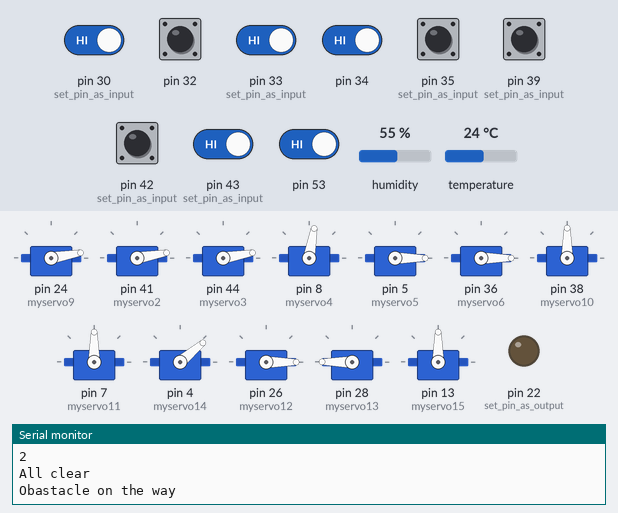
Recording of a sketch running on a simulated Arduino Mega 2560, built with avr-gcc and run on an emulated ATmega2560. Shown: 12 × servo, output pins drawn as LEDs (lit = HIGH), the last lines printed to the serial monitor. Wiring (inferred from the names in the program): 2 × IR receiver: data pin 45 / data pin 49. The test bench sets the inputs (shaded band); at power-on: pin 30 (set_pin_as_input), pin 32, pin 33 (set_pin_as_input), pin 34, pin 39 (set_pin_as_input), pin 43 (set_pin_as_input), pin 53 HIGH, pin 35 (set_pin_as_input), pin 42 (set_pin_as_input) LOW, humidity 55 %, temperature 24 °C.

Above: at 1.2 s.
1.3 s: pin 34 driven LOW
At 8.5 s:
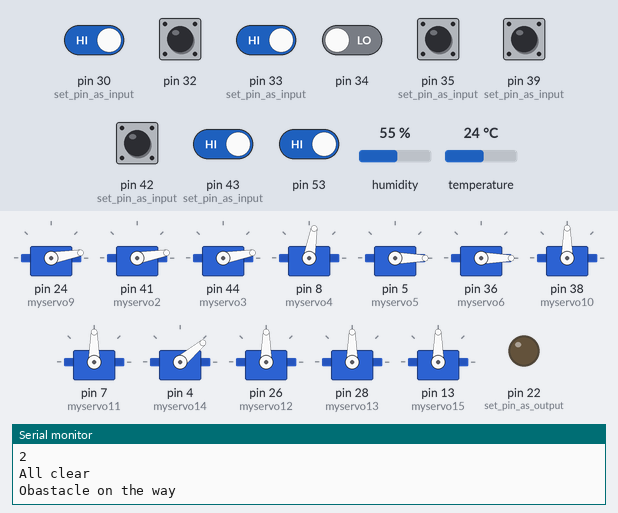
8.8 s: pin 53 driven LOW
At 13.9 s:
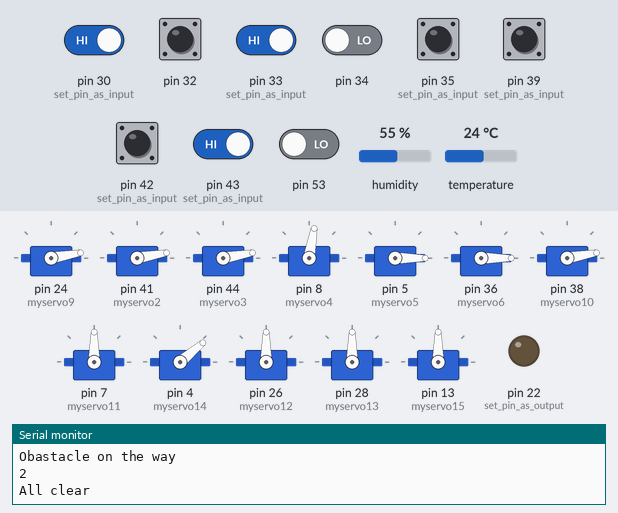
14.6 s: pin 53 driven HIGH
18.1 s: pin 34 driven HIGH
At 21.1 s:
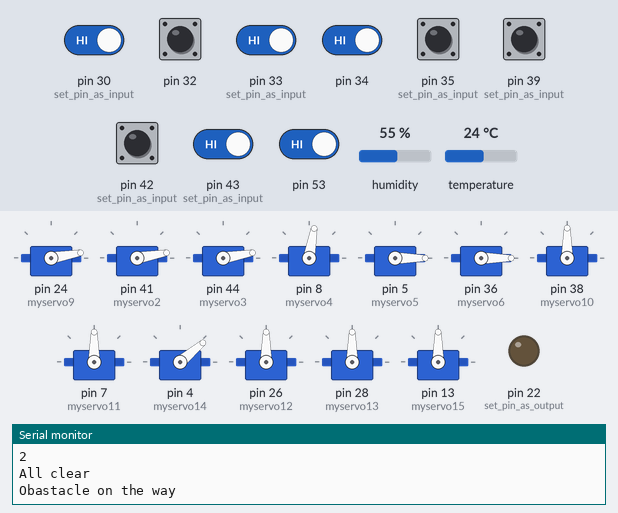
21.9 s: pin 30 (set_pin_as_input) driven LOW and pin 33 (set_pin_as_input) driven LOW
At 27.7 s:
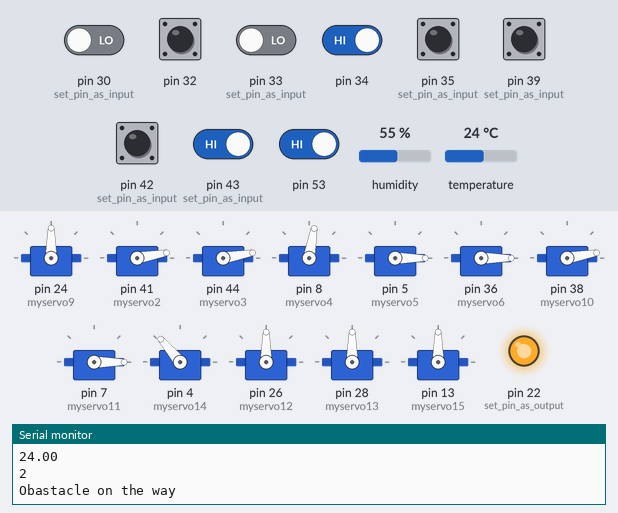
32.2 s: pin 43 (set_pin_as_input) driven LOW
At 39.0 s:
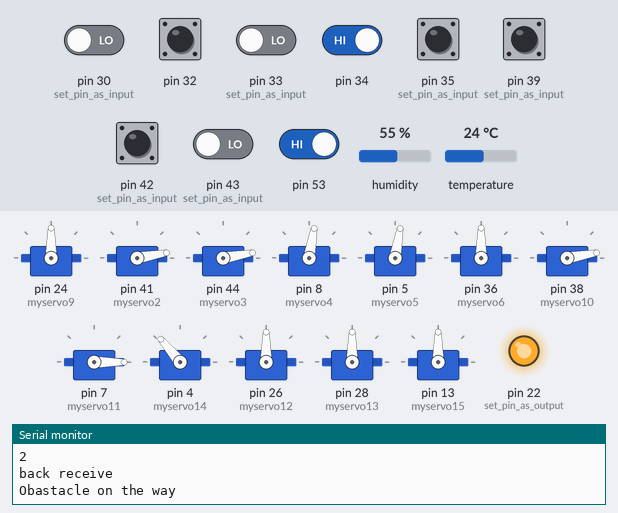
Timing chart, 0 to 43.0 s (numbered marks = the images above; inputs shaded):
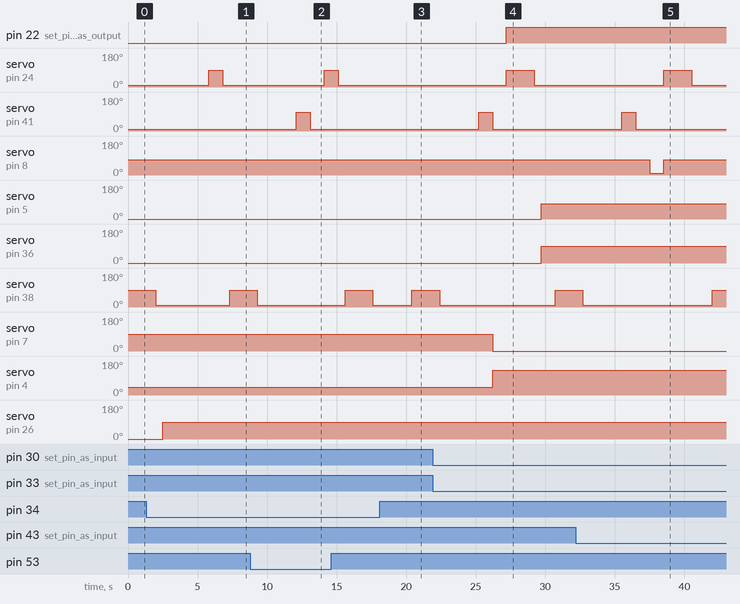

Measured:
- after the input at 1.3 s, servo on pin 24 (myservo9): 10° → 90° after 4.5 s, → 10° 1.0 s later
- after the input at 8.8 s, servo on pin 41 (myservo2): 10° → 100° after 3.3 s, → 10° 1.0 s later
- after the input at 18.1 s, servo on pin 24 (myservo9): stays 10° (without the input it goes to 90° after 3.3 s); servo on pin 38 (myservo10): 10° → 90° after 2.3 s
- after the input at 21.9 s, pin 22 (set_pin_as_output): LOW → HIGH after 5.3 s; servo on pin 24 (myservo9): 10° → 90° after 5.3 s, → 10° 2.0 s later; servo on pin 41 (myservo2): 10° → 100° after 3.3 s, → 10° 1.0 s later; servo on pin 5 (myservo5): 0° → 80° after 7.8 s; servo on pin 36 (myservo6): 0° → 90° after 7.8 s
- after the input at 32.2 s, servo on pin 8 (myservo4): 80° → 10° after 5.3 s, → 80° 1.0 s later

The sketch:

Arduino_due.ino
```cpp
/*
 Name:    Arduino_due.ino
 Created: 06/04/2021 10:25:01 AM
 Author:  Shalini Pandurangan
*/
#include <Servo.h>
#include "DHT.h"
#include <SPI.h>
#include <MFRC522.h>

//#define SS_PIN 10
//#define RST_PIN 9


#define DHTPIN 2
#define DHTTYPE DHT22   // DHT 22  (AM2302)
DHT dht(DHTPIN, DHTTYPE); //// Initialize DHT sensor for normal 16mhz Arduino

Servo myservo;  // create servo object to control a servo
Servo myservo1;
Servo myservo2;
Servo myservo3;
Servo myservo4;
Servo myservo5;
Servo myservo6;
//Servo myservo7;
//Servo myservo8;
Servo myservo9;
Servo myservo10;
Servo myservo11;
Servo myservo12;
Servo myservo13;
Servo myservo14;
Servo myservo15;
Servo myservo16;
Servo myservo17;
Servo myservo18;
Servo myservo19;


//MFRC522 mfrc522(SS_PIN, RST_PIN);   // Create MFRC522 instance.

int val = 10;
float hum;
float temp;

void setup() {
  Serial.begin(9600);
  dht.begin();
  SPI.begin();
//  mfrc522.PCD_Init();
  pinMode(33, INPUT);// set pin as input
  pinMode(53, INPUT);
  pinMode(39, INPUT);// set pin as input
  pinMode(49, INPUT);
  pinMode(43, INPUT);// set pin as input
  pinMode(45, INPUT);
  pinMode(30, INPUT);// set pin as input
  pinMode(34, INPUT);
  pinMode(42, INPUT);// set pin as input
  pinMode(32, INPUT);
  pinMode(35, INPUT);// set pin as input
//  pinMode(52, INPUT);
//  pinMode(37, INPUT);
  pinMode(22, OUTPUT);// set pin as output
  myservo3.write(10);
  myservo4.write(10);
//  myservo.write(22);
//  myservo1.write(24);
  myservo2.write(10);
  myservo9.attach(10);
  myservo2.attach(41); //ROOM 1
  myservo3.attach(44); //ROOM 2
  myservo4.write(80);
  myservo4.attach(8); // ROOM 3
  myservo5.write(0);
  myservo6.write(0);
  myservo5.attach(5);
  myservo6.attach(36);
//  // myservo7.attach();
//  myservo8.attach(50);
  myservo9.write(10);//ROOM4
  myservo9.attach(24);//change
  myservo10.write(10);
  myservo10.attach(38);//ROOM5
  myservo11.write(90);
  myservo14.write(40);
  myservo11.attach(7);//change
  myservo14.attach(4);
  myservo12.write(0);
  myservo13.write(190);
  myservo12.attach(26);// change
  myservo13.attach(28);
//myservo5.attach(2);
  myservo.write(46);
  myservo15.write(90);//new
  myservo18.write(90);//new
  myservo16.write(0);//new
  myservo17.write(180);
  myservo15.attach(13);//new
  myservo16.attach(12);//new
  myservo17.attach(11);//new
  myservo18.attach(10);//new
  myservo19.write(0);//new
  myservo19.attach(6);//new
}

void loop() {
//  Written for Robojax on Dec 28, 2017
  int detect = digitalRead(53);//back_IR_1
  int detect1 = digitalRead(33);//front_IR_1
  int detect2 = digitalRead(39);//back_IR_2
  int detect3 = digitalRead(49);//front_IR_2
  int detect4 = digitalRead(43);//back_IR_3
  int detect5 = digitalRead(45);//front_IR_3
  int detect6 = digitalRead(30);//front_IR_4
  int detect7 = digitalRead(34);//back_IR_4
  int detect8 = digitalRead(42);//front_IR_5
  int detect9 = digitalRead(32);//back_IR_5
  int detect10 = digitalRead(35);//garage
//  int detect10 = digitalRead(35);//front_IR_garage_from_house
//  int detect11 = digitalRead(37);//back_IR_garage_from_house

  if (detect1 == LOW) {
    hum = dht.readHumidity();
    temp= dht.readTemperature();
    Serial.println("1"); // ROOM 1


    myservo2.write(100);
    delay(1000);
    myservo2.write(10);
    myservo11.write(0);//change
    myservo14.write(130);
    delay(1000);
    if(hum > 23 || temp > 20 ){
      Serial.println("humidity");
      Serial.println(hum);
      Serial.println("Temperature");
      Serial.println(temp);
      digitalWrite(22, HIGH);
    }
   }
  else {

//    Serial.println("1");
    if (detect == LOW) {
      digitalWrite(22, LOW);
      myservo2.write(100);
      delay(1000);
      myservo2.write(10);
      myservo11.write(90);
      myservo14.write(40);
    }
  }

  if (detect3 == LOW) {
    Serial.println("2"); // ROOM 2
    myservo3.write(80);
    delay(1000);
    myservo3.write(10);
    delay(500);
    myservo15.write(0);//new
    myservo18.write(180);//new
   }
  else {

    Serial.println("2");
    if (detect2 == LOW) {
      myservo3.write(80);
      delay(1000);
      myservo3.write(10);
      myservo15.write(90);//new
      myservo18.write(90);//new
    }
  }

  if (detect5 == LOW) {
    Serial.println("frnt_receve"); // ROOM 3
    myservo4.write(10);
    delay(1000);
    myservo4.write(80);
    myservo16.write(90);//new
    myservo17.write(90);
   }
  else {

    if (detect4 == LOW) {
      Serial.println("back receive");
      myservo4.write(10);
      delay(1000);
      myservo4.write(80);
      myservo16.write(0);//new
      myservo17.write(180);
    }
  }

  if (detect6 == LOW) {
    Serial.println("Obastacle on the way");  // ROOM 4
    myservo9.write(90);
    delay(2000);
    myservo9.write(10);
    delay(500);
    myservo5.write(80);
    myservo6.write(90);
    delay(500);
    delay(500);
   }
   else {

    Serial.println("All clear");
    if (detect7 == LOW) {
      delay(1000);
      myservo9.write(90);
      delay(1000);
      myservo9.write(10);
      delay(500);
      myservo5.write(0);
      myservo6.write(0);
    }
  }
//
  if (detect8 == LOW) {
    Serial.println("Obastacle on the way"); // ROOM 5
    myservo10.write(90);
    delay(2000);
    myservo10.write(10);
    delay(500);
    myservo12.write(90);
    myservo13.write(90);
    delay(500);
   }
   else {

    Serial.println("All clear");
    if (detect9 == LOW) {
      delay(1000);
      myservo10.write(90);
      delay(1000);
      myservo10.write(10);
      delay(100);
      myservo12.write(0);
      myservo13.write(190);
      delay(500);
    }
  }

  if (detect10 == LOW) {
    Serial.println("Obastacle on the way"); // Garage
    myservo19.write(90);
    delay(1000);
    myservo19.write(0);
    delay(500);
   }

//
//  if (detect5 == LOW) {
//    Serial.println("Obastacle on the way"); // ROOM 6
//    myservo10.write(90);
//    delay(2000);
//    myservo10.write(10);
//    delay(500);
//    myservo8.write(90);
//    myservo9.write(90);
//    delay(500);
//   }
//   else {
//
//    Serial.println("All clear");
//    if (detect4 == LOW) {
//      delay(1000);
//      myservo10.write(90);
//      delay(1000);
//      myservo10.write(10);
//      delay(100);
//      myservo8.write(10);
//      myservo9.write(10);
//      delay(500);
//    }
//  }
//  if (detect5 == LOW) {
//    Serial.println("Obastacle on the way"); // GARAGE
//    myservo10.write(90);
//    delay(2000);
//    myservo10.write(10);
//    delay(500);
//    myservo8.write(90);
//    myservo9.write(90);
//    delay(500);
//   }
//   else {
//
//    Serial.println("All clear");
//    if (detect4 == LOW) {
//      delay(1000);
//      myservo10.write(90);
//      delay(1000);
//      myservo10.write(10);
//      delay(100);
//      myservo8.write(10);
//      myservo9.write(10);
//      delay(500);
//    }
//  }
  delay(300);
}
```
